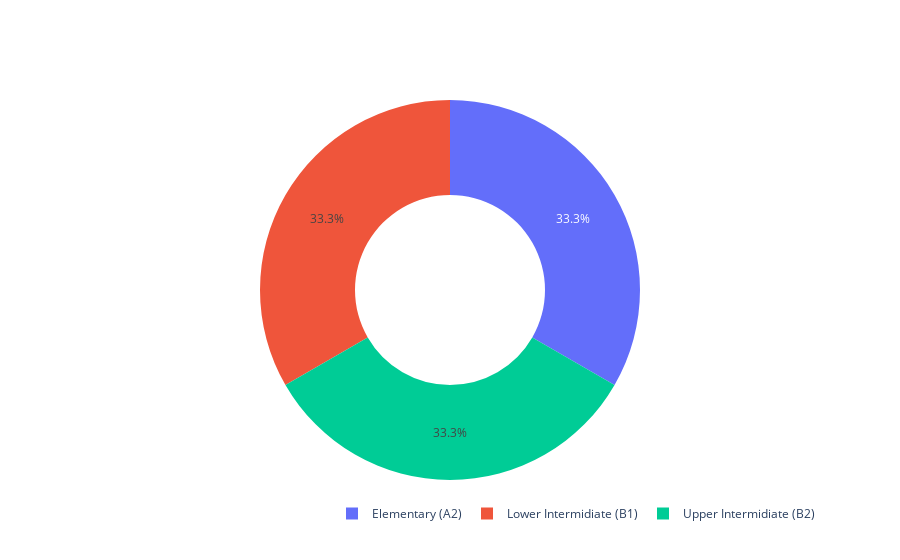

This figure's notebook cell:
### Markdown cell above
### Participants English Level

### Code cell
pie_4 = go.Figure(data=[go.Pie(
    name ='Participant English Level',
    labels = participant_English_Level,
    values = participant_english_level_values,
     hole=.5
)])

pie_4.update_layout(legend=dict(
    orientation="h",
    yanchor="top",
    y= -0.05,
    xanchor="right",
    x=1
))
#pie_4.show()

### Figure 1 — Plotly figure (JSON) as saved in the notebook; plotly's stock layout.template omitted (floating-point values rounded to 4 significant figures)
{"data": [{"hole": 0.5, "labels": ["Elementary (A2)", "Lower Intermidiate (B1)", "Upper Intermidiate (B2)"], "name": "Participant English Level", "type": "pie", "values": [1, 1, 1]}], "layout": {"autosize": true, "legend": {"orientation": "h", "x": 1, "xanchor": "right", "y": -0.05, "yanchor": "top"}}}
